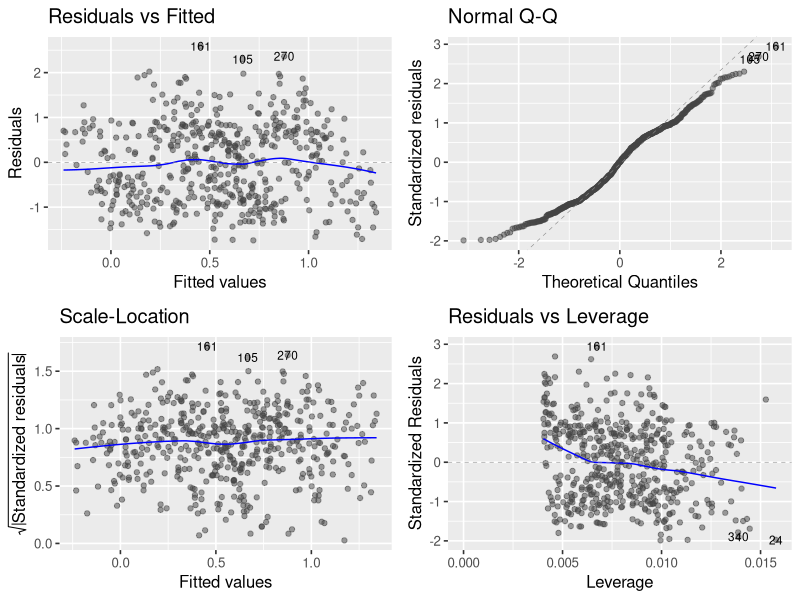
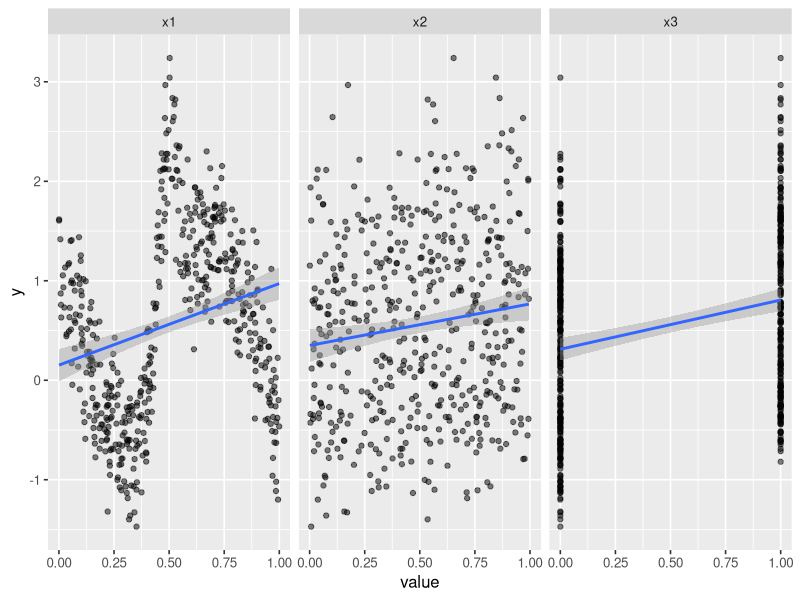
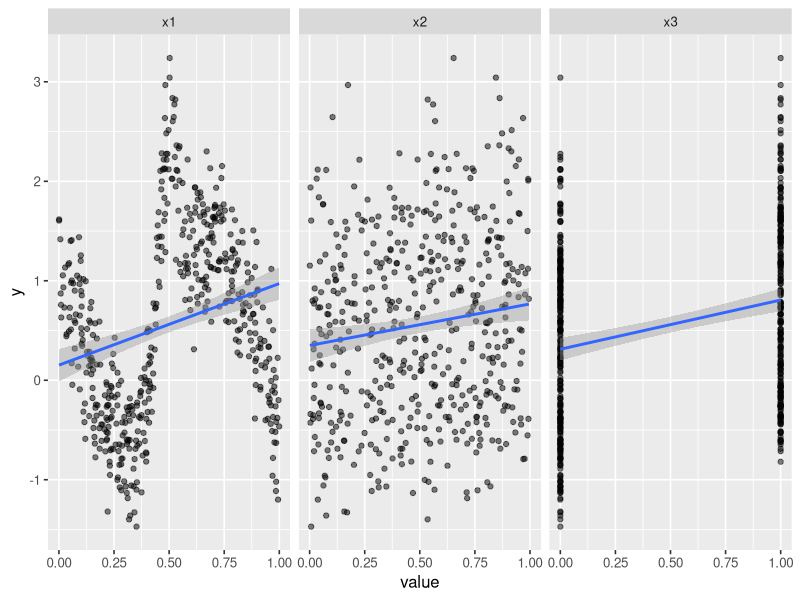
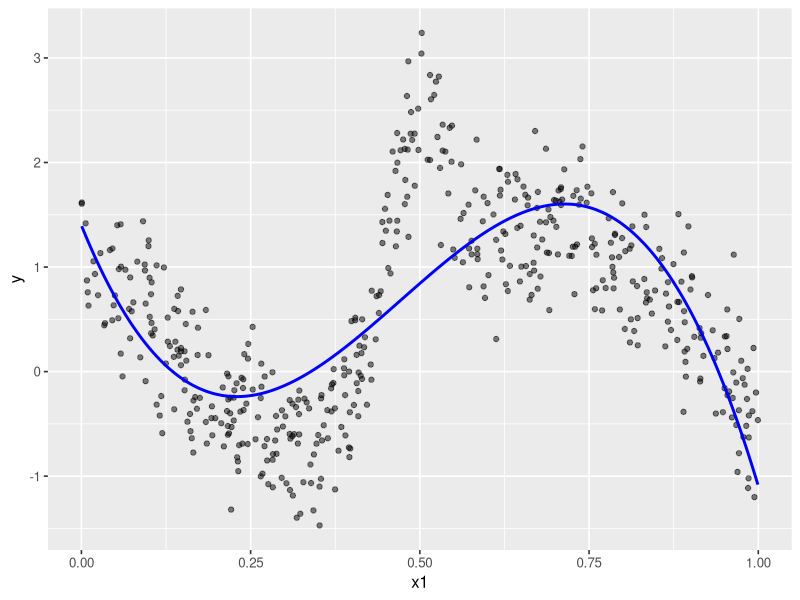
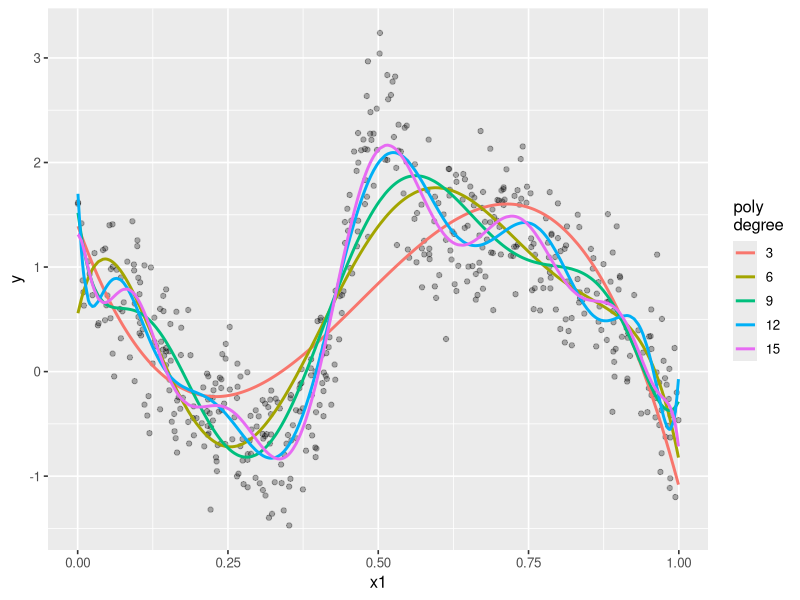
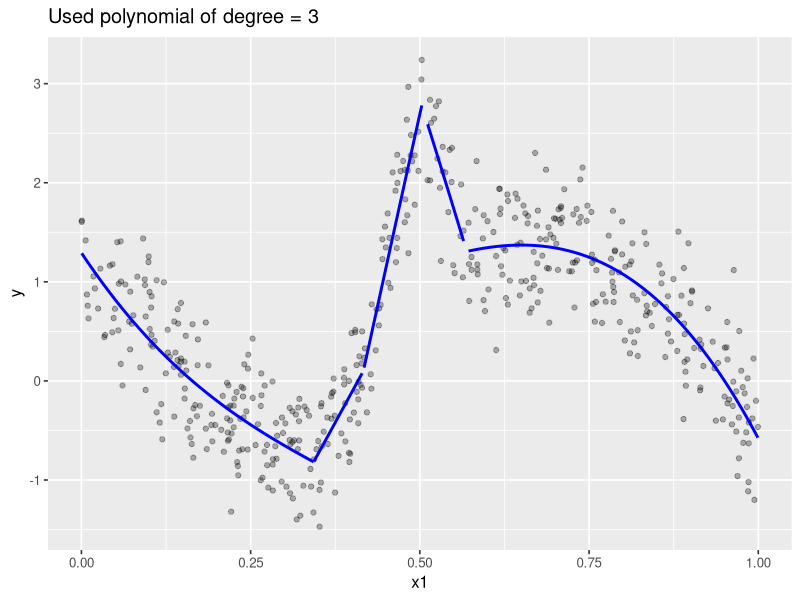
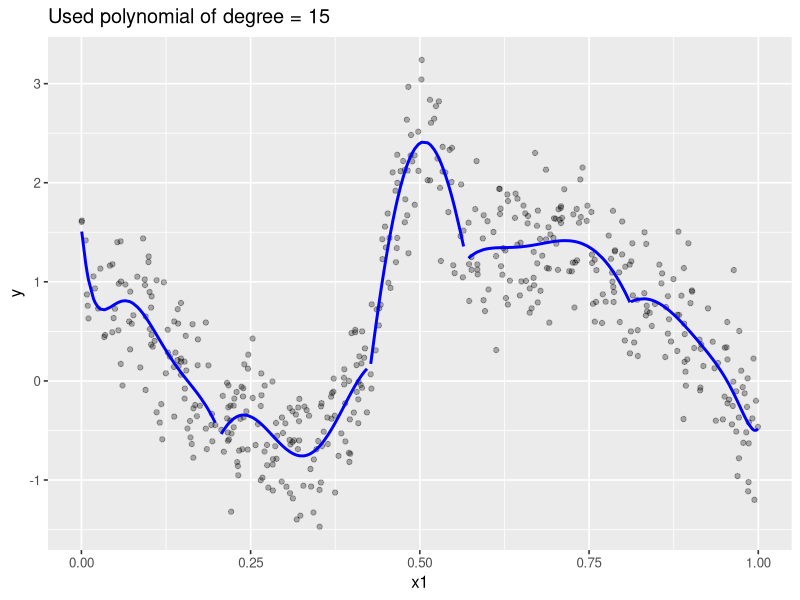

Generate these figures, in order, with R:
## ---- chunk 1
rm(list = ls())
library(tidyverse)
library(knitr)
library(ggfortify)
opts_chunk$set(comment = "", message = FALSE, warning = FALSE)
## ---- chunk 2
set.seed(123)
n    <- 500
x1   <- runif(n)
x2   <- runif(n)
x3   <- rbinom(n, size = 1, prob = 0.5)
f_x1 <- sin(2*(4*x1-2)) + 2*exp(-(16^2)*((x1-0.5)^2))
eps  <- rnorm(n, sd = 0.3)
y    <- f_x1 + (0.3 * x2) + (0.5 * x3) + eps
dat  <- tibble(y, x1, x2, x3)
# plot(y ~ x1)
## ---- chunk 3
dat
## ---- chunk 4
fit <- lm(y ~ x1 + x2 + x3)
summary(fit)
## ---- chunk 5
autoplot(fit, label.size = 3, alpha = 0.5) + theme_grey(base_size = 12)
## ---- chunk 6
dat %>% 
  pivot_longer(cols = -y) %>% 
  ggplot(aes(x = value, y = y)) + 
  geom_point(alpha = 0.5) + 
  geom_smooth(method = "lm") + 
  facet_wrap(~ name, nrow = 1) +  
  theme_gray(base_size = 12) 
## ---- chunk 7
dat %>% 
  pivot_longer(cols = -y) %>% 
  ggplot(aes(x = value, y = y)) + 
  geom_point(alpha = 0.5) + 
  geom_smooth(method = "lm") + 
  facet_wrap(~ name, nrow = 1) +  
  theme_gray(base_size = 12) 
## ---- chunk 8
# fit_poly3 <- lm(y ~ x1 + I(x1^2) + I(x1^3), data = dat)
fit_poly3 <- lm(y ~ poly(x1, 3), data = dat)
## ---- chunk 9
dat$y_fitted_poly3 <- fitted(fit_poly3)
ggplot(dat) + 
  geom_point(aes(x = x1, y = y), alpha = 0.5) + 
  geom_line(aes(x = x1, y = y_fitted_poly3), color = "blue", size = 1) +  
  theme_gray(base_size = 12) 
## ---- chunk 10
poly_degree_grid <- c(3, 6, 9, 12, 15)
fitted_vec <- numeric()
for (poly_degree in poly_degree_grid){
  fit_poly <- lm(y ~ poly(x1, poly_degree), data = dat)
  fitted_vec <- c(fitted_vec, fitted(fit_poly))
}
dat_fitted <- data.frame(
  x1 = rep(dat$x1, times = 5), 
  y_fitted = fitted_vec,
  degree = factor(rep(poly_degree_grid, each = nrow(dat))))
## ---- chunk 11
ggplot() + 
  geom_point(data = dat, aes(x = x1, y = y), alpha = 0.3) + 
  geom_line(data = dat_fitted, aes(x = x1, y = y_fitted, color = degree),
            size = 1) +  
  theme_gray(base_size = 12) + 
  labs(color = "poly\ndegree")
## ---- chunk 12
fit_poly3 <- lm(y ~ poly(x1, 3), data = dat)

library(segmented)
# psi -- starting values for the breakpoints to be estimated
fit_poly3_seg <- segmented(fit_poly3, psi = c(0.2, 0.4, 0.6, 0.8))
## ---- chunk 13
dat$seg_fitted <- fitted(fit_poly3_seg)
dat$seg_group <- cut(dat$x1, breaks = c(0, 1, fit_poly3_seg$psi[, 2]), include.lowest = TRUE)
ggplot(dat) + 
  geom_point(aes(x = x1, y = y), alpha = 0.3) + 
  geom_line(aes(x = x1, y = seg_fitted, group = seg_group),
            size = 1, color = "blue") +  
  theme_gray(base_size = 12) + 
  labs(title = "Used polynomial of degree = 3")
## ---- chunk 14
fit_poly15 <- lm(y ~ poly(x1, 15), data = dat)
fit_poly15_seg <- segmented(fit_poly15, psi = c(0.2, 0.4, 0.6, 0.8))
dat$seg_fitted <- fitted(fit_poly15_seg)
dat$seg_group <- cut(dat$x1, breaks = c(0, 1, fit_poly15_seg$psi[, 2]), include.lowest = TRUE)
ggplot(dat) + 
  geom_point(aes(x = x1, y = y), alpha = 0.3) + 
  geom_line(aes(x = x1, y = seg_fitted, group = seg_group),
            size = 1, color = "blue") +  
  theme_gray(base_size = 12) + 
  labs(title = "Used polynomial of degree = 15")
